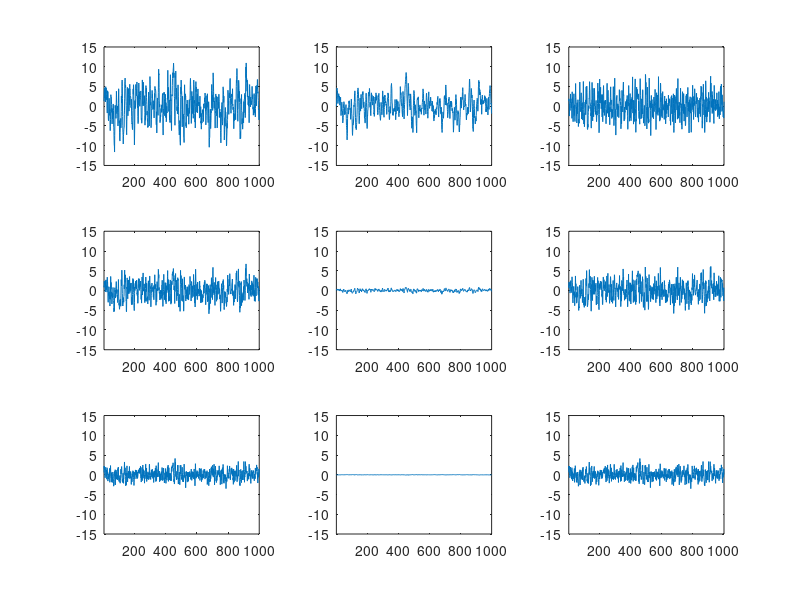

MATLAB code for this plot:
clc
clear all
close all

A = [0.5 1 0;
    0 0.5 1;
    0 0 0.5];
AT = transpose(A);

C = [1 0 0];
CT = transpose(C);

I = eye(3);
T = 1000;
V = 1;

%% Generate sigma
%sigma = I;

%% Plot x

%sigma = A*sigma*AT + I - 1/(C*sigma*CT + 1)*(A*sigma*sigma*AT)
t_array = 1:1001;
xt1 = 1:1000;
xt2 = 1:1000;
xt3 = 1:1000;

xt1(1) = normrnd(0,1);
xt2(1) = normrnd(0,1);
xt3(1) = normrnd(0,1);

%figure(1)
%hold on
for t = 1:1000
   w = normrnd(0,[1;1;1]);
   xt = [xt1(t); xt2(t); xt3(t)];
   xt = A*xt + normrnd(0, [1;1;1]);
   xt1(t+1) = xt(1);
   xt2(t+1) = xt(2);
   xt3(t+1) = xt(3);
end
%plot(t_array,xt1,t_array,xt2,t_array,xt3)
subplot(3,3,1)
plot(t_array,xt1)
axis([-inf inf -15 15])
subplot(3,3,4)
plot(t_array,xt2)
axis([-inf inf -15 15])
subplot(3,3,7)
plot(t_array,xt3)
axis([-inf inf -15 15])

%% Plot m

m_0 = [0;0;0];
mtil_1 = A*m_0;

mtil1 = 1:1000;
mtil2 = 1:1000;
mtil3 = 1:1000;
y = 1000;
mtil1(1) = mtil_1(1);
mtil2(1) = mtil_1(2);
mtil3(1) = mtil_1(3);
sigma = I;
mt = [normrnd(0,1);normrnd(0,1);normrnd(0,1)];

%figure(2)
hold on
for s = 1:1000
   mtil = [mtil1(s); mtil2(s); mtil3(s)];
   v = normrnd(0, [1;1;1]);
   y = xt1(s) + v;
   sigma = A*sigma*AT + I - 1/(C*sigma*CT + 1)*(A*sigma*sigma*AT);
   mt = A*mt + A*sigma*CT.*(y-mt(1))/(sigma(1,1)+V);
   mtil = A*mtil + sigma*CT.*(y-mt(1))/(sigma(1,1)+V);
    
    mtil1(s+1) = mtil(1);
    mtil2(s+1) = mtil(2);
    mtil3(s+1) = mtil(3);
end
%plot(t_array, mtil1, t_array, mtil2, t_array, mtil3)
subplot(3,3,2)
plot(t_array, mtil1)
axis([-inf inf -15 15])
subplot(3,3,5)
plot(t_array, mtil2)
axis([-inf inf -15 15])
subplot(3,3,8)
plot(t_array, mtil3)
axis([-inf inf -15 15])
%% Plot x-m (component-wise)
%figure(3)
%plot(t_array, (xt1-mtil1), t_array, (xt2 - mtil2), t_array, (xt3 - mtil3))
subplot(3,3,3)
plot(t_array, (xt1-mtil1))
axis([-inf inf -15 15])
subplot(3,3,6)
plot(t_array, (xt2-mtil2))
axis([-inf inf -15 15])
subplot(3,3,9)
plot(t_array, (xt3-mtil3))
axis([-inf inf -15 15])